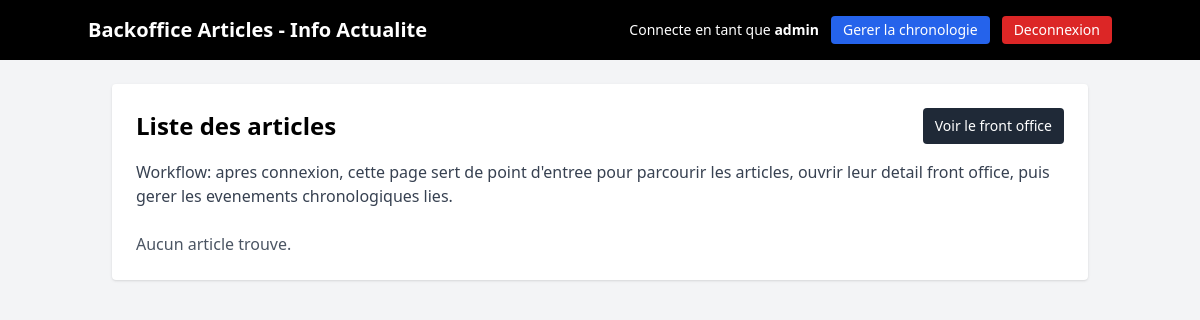
The app's page /pages/articles/backoffice_articles.php (signed in), older data.
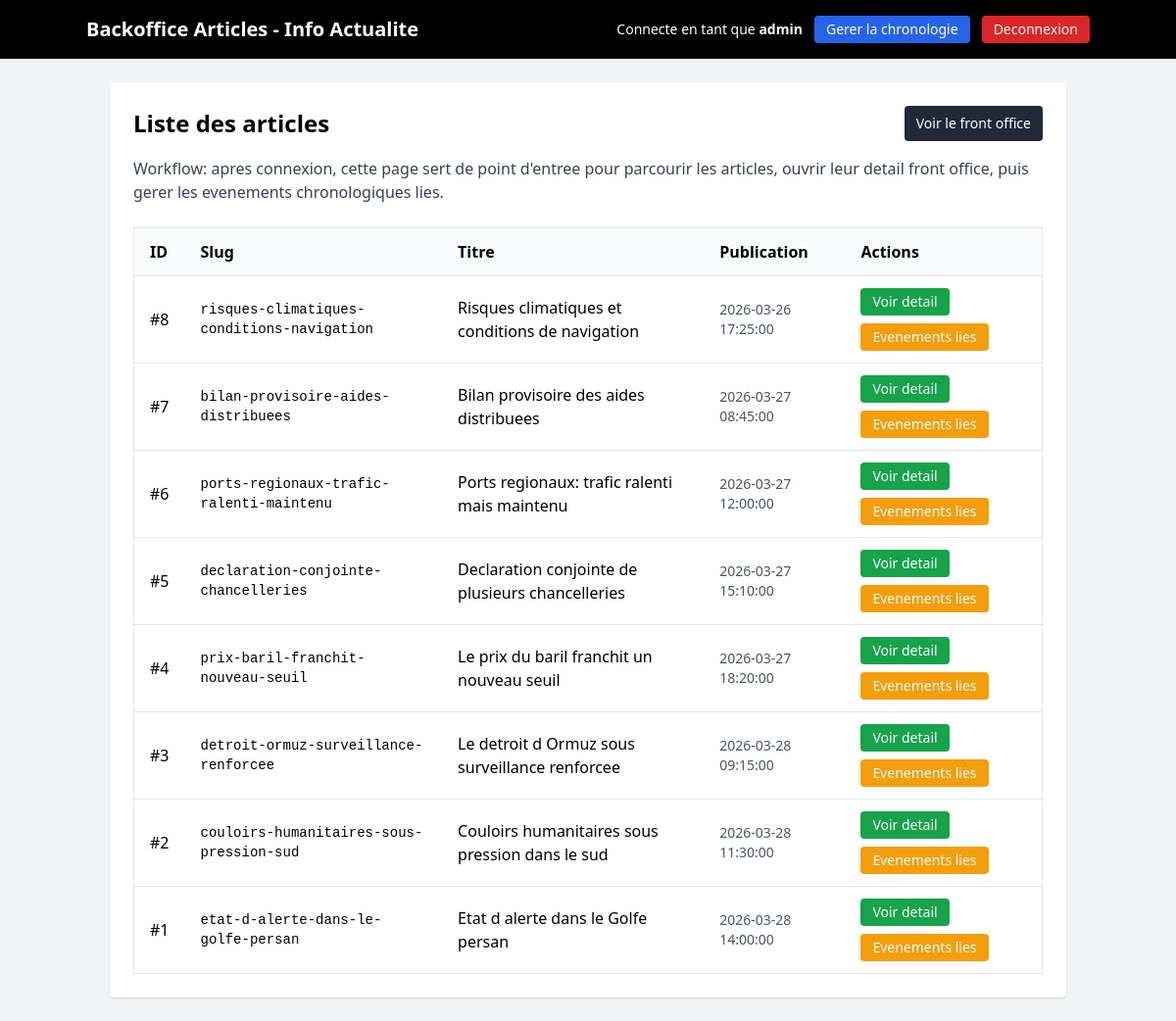
The same page, newer data.
### tables this page shows
CREATE TABLE articles (
    id               INT PRIMARY KEY AUTO_INCREMENT,
    titre            VARCHAR(255) NOT NULL,
    slug             VARCHAR(255) UNIQUE NOT NULL,  
    contenu          LONGTEXT NOT NULL,
    date_publication DATETIME DEFAULT CURRENT_TIMESTAMP,
    id_categorie     INT,
    FOREIGN KEY (id_categorie) REFERENCES categories(id) ON DELETE SET NULL
);

### models/Database.php (called while the page is built, shortened)
<?php
class Database
{
    private static $instance = null;
    private $pdo;
    private function __construct()
    {
        $host = getenv('DB_HOST') ?: '127.0.0.1';
        $db   = getenv('DB_NAME') ?: 'info_actualite';
        $user = getenv('DB_USER') ?: 'actualite_user';
        $pass = getenv('DB_PASS') ?: 'secret_pw';
        $charset = 'utf8mb4';
        $dsn = "mysql:host={$host};dbname={$db};charset={$charset}";
        $options = [
            PDO::ATTR_ERRMODE => PDO::ERRMODE_EXCEPTION,
            PDO::ATTR_DEFAULT_FETCH_MODE => PDO::FETCH_ASSOC,
            PDO::ATTR_EMULATE_PREPARES => false,
        ];
        $this->pdo = new PDO($dsn, $user, $pass, $options);
    }
    public static function getInstance()
    {
        if (self::$instance === null) {
            self::$instance = new self();
        }
        return self::$instance;
    }
    public function getConnection()
    {
        return $this->pdo;
    }
}

### services/ArticleService.php (called while the page is built, shortened)
<?php
require_once __DIR__ . '/../models/Database.php';
require_once __DIR__ . '/../models/AppModel.php';
class ArticleService
{
    private $model;
    public function __construct()
    {
        $this->db = Database::getInstance()->getConnection();
        $this->model = new AppModel($this->db);
    }
    public function getAllArticles(): array
    {
        return $this->model->getAll('articles');
    }
}

### controllers/AuthController.php (called while the page is built, shortened)
<?php
require_once __DIR__ . '/../services/ArticleService.php';
class AuthController
{
    private $articleService;
    public function __construct()
    {
        $this->articleService = new ArticleService();
    }
    public function listArticles(): array
    {
        return $this->articleService->getAllArticles();
    }
}

### models/AppModel.php (called while the page is built, shortened)
<?php
class AppModel
{
    private $db;
    public function __construct(PDO $base_db)
    {
        $this->db = $base_db;
    }
    public function getAll($table_name)
    {
        $stmt = $this->db->query("SELECT * FROM {$table_name}");
        return $stmt->fetchAll(PDO::FETCH_ASSOC);
    }
}

### pages/articles/backoffice_articles.php (the view, shortened to what this page needs)
<?php
$username = htmlspecialchars($_SESSION['user']['pseudo']);
require_once __DIR__ . '/../../controllers/AuthController.php';
$controller = new AuthController();
$articles = $controller->listArticles();
usort($articles, static function ($a, $b) {
    return intval($b['id']) <=> intval($a['id']);
});
function articleTitlePreview(string $rawTitle): string
{
    $title = trim(strip_tags($rawTitle));
    return $title !== '' ? $title : '(Sans titre)';
}
?>
<!DOCTYPE html>
<html lang="fr">
<head>
    <script src="../../assets/js/tailwind.js"></script>
</head>
<body class="bg-gray-100 min-h-screen">
    <header class="bg-black text-white p-4">
        <div class="container mx-auto flex flex-col md:flex-row md:items-center md:justify-between gap-3">
            <h1 class="text-xl font-bold">Backoffice Articles - Info Actualite</h1>
            <div class="flex items-center gap-3 flex-wrap">
                <span class="text-sm">Connecte en tant que <strong><?= $username ?></strong></span>
                <a href="backoffice_evenements_chronologie.php" class="bg-blue-600 px-3 py-1 rounded hover:bg-blue-700 text-sm">Gerer la chronologie</a>
                <a href="../../controllers/traitement_logout.php" class="bg-red-600 px-3 py-1 rounded hover:bg-red-700 text-sm">Deconnexion</a>
            </div>
        </div>
    </header>
    <main class="container mx-auto p-6">
        <section class="bg-white p-6 rounded shadow">
            <div class="flex flex-col md:flex-row md:items-center md:justify-between gap-3 mb-4">
                <h2 class="text-2xl font-bold">Liste des articles</h2>
                <a href="../../index.php" class="text-sm bg-gray-800 text-white px-3 py-2 rounded hover:bg-gray-900">Voir le front office</a>
            </div>
            <p class="mb-6 text-gray-700">Workflow: apres connexion, cette page sert de point d'entree pour parcourir les articles, ouvrir leur detail front office, puis gerer les evenements chronologiques lies.</p>
            <?php if (empty($articles)): ?>
                <p class="text-gray-600">Aucun article trouve.</p>
            <?php else: ?>
                <div class="overflow-x-auto">
                    <table class="min-w-full border border-gray-200">
                        <thead class="bg-gray-50">
                            <tr>
                                <th class="text-left px-4 py-3 border-b">ID</th>
                                <th class="text-left px-4 py-3 border-b">Slug</th>
                                <th class="text-left px-4 py-3 border-b">Titre</th>
                                <th class="text-left px-4 py-3 border-b">Publication</th>
                                <th class="text-left px-4 py-3 border-b">Actions</th>
                            </tr>
                        </thead>
                        <tbody>
                            <?php foreach ($articles as $article): ?>
                                <?php
                                $articleId = intval($article['id']);
                                $slug = (string)($article['slug'] ?? '');
                                $titlePreview = articleTitlePreview((string)($article['titre'] ?? ''));
                                $publishedAt = htmlspecialchars((string)($article['date_publication'] ?? '-'));
                                ?>
                                <tr class="hover:bg-gray-50">
                                    <td class="px-4 py-3 border-b">#<?= $articleId ?></td>
                                    <td class="px-4 py-3 border-b font-mono text-sm"><?= htmlspecialchars($slug) ?></td>
                                    <td class="px-4 py-3 border-b"><?= htmlspecialchars($titlePreview) ?></td>
                                    <td class="px-4 py-3 border-b text-sm text-gray-600"><?= $publishedAt ?></td>
                                    <td class="px-4 py-3 border-b">
                                        <div class="flex flex-wrap gap-2">
                                            <a href="article.php?s=<?= urlencode($slug) ?>" class="bg-green-600 text-white px-3 py-1 rounded text-sm hover:bg-green-700">Voir detail</a>
                                            <a href="backoffice_evenements_chronologie.php?article_id=<?= $articleId ?>" class="bg-amber-500 text-white px-3 py-1 rounded text-sm hover:bg-amber-600">Evenements lies</a>
                                        </div>
                                    </td>
                                </tr>
                            <?php endforeach; ?>
                        </tbody>
                    </table>
                </div>
            <?php endif; ?>
        </section>
    </main>
</body>
</html>

Row changes from the older to the newer data that the page shows:
added articles: id "8", slug "risques-climatiques-conditions-navigation", titre "Risques climatiques et conditions de navigation", date_publication "2026-03-26 17:25:00"
added articles: id "7", slug "bilan-provisoire-aides-distribuees", titre "Bilan provisoire des aides distribuees", date_publication "2026-03-27 08:45:00"
added articles: id "6", slug "ports-regionaux-trafic-ralenti-maintenu", titre "Ports regionaux: trafic ralenti mais maintenu", date_publication "2026-03-27 12:00:00"
added articles: id "5", slug "declaration-conjointe-chancelleries", titre "Declaration conjointe de plusieurs chancelleries", date_publication "2026-03-27 15:10:00"
added articles: id "4", slug "prix-baril-franchit-nouveau-seuil", titre "Le prix du baril franchit un nouveau seuil", date_publication "2026-03-27 18:20:00"
added articles: id "3", slug "detroit-ormuz-surveillance-renforcee", titre "Le detroit d Ormuz sous surveillance renforcee", date_publication "2026-03-28 09:15:00"
added articles: id "2", slug "couloirs-humanitaires-sous-pression-sud", titre "Couloirs humanitaires sous pression dans le sud", date_publication "2026-03-28 11:30:00"
added articles: id "1", slug "etat-d-alerte-dans-le-golfe-persan", titre "Etat d alerte dans le Golfe persan", date_publication "2026-03-28 14:00:00"
Text that changed along with them:
text no longer shown: "Aucun article trouve."
text now shown: "ID Slug Titre Publication Actions"
